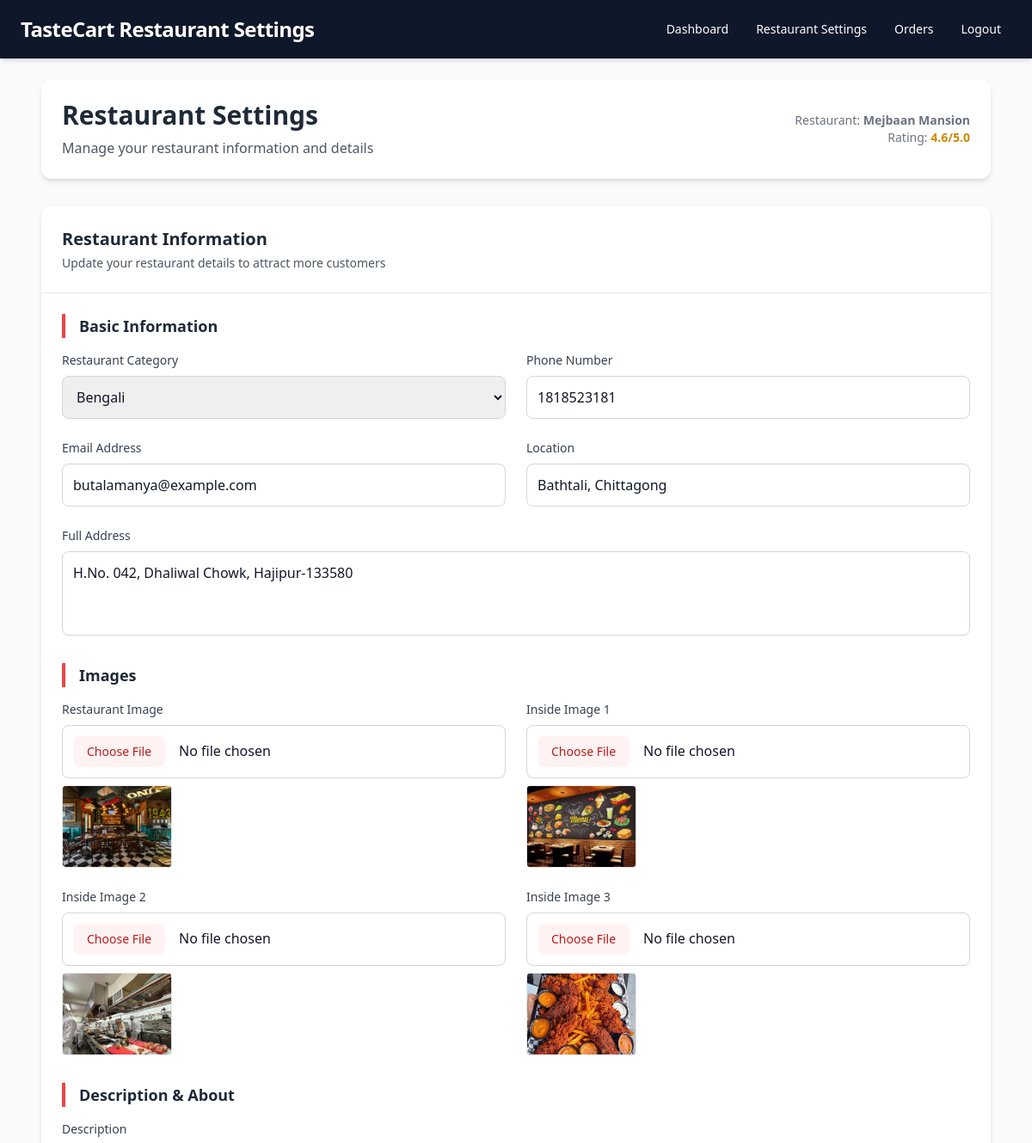
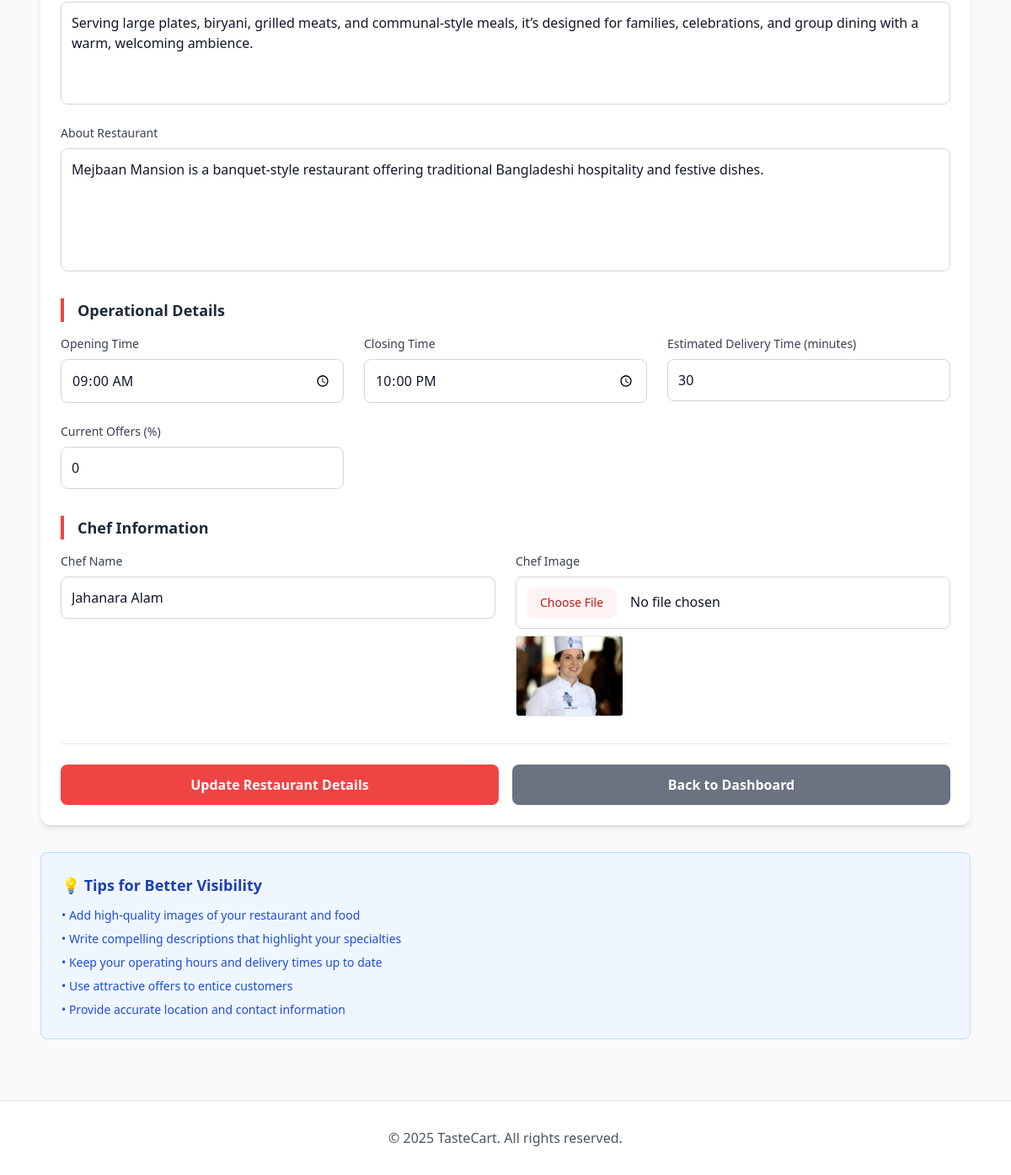
Page /restaurant-settings (signed in) on the committed database (2 pictures, top to bottom).
### restaurant/models.py (models this page shows, shortened)
class Restaurant(models.Model):
    CATEGORIES = [
        ("Chinese", "Chinese"),
        ("Indian", "Indian"),
        ("Bengali", "Bengali"),
        ("Fast Food", "Fast Food"),
    ]
    owner = models.ForeignKey(User, on_delete=models.CASCADE)
    restaurant_name = models.CharField(max_length=255)
    category = models.CharField(max_length=50, choices=CATEGORIES, default="Bengali")
    restaurant_image = models.ImageField(
        upload_to="restaurant_images/", blank=True, null=True
    )
    inside_image1 = models.ImageField(
        upload_to="restaurant_inside_images/", blank=True, null=True
    )
    inside_image2 = models.ImageField(
        upload_to="restaurant_inside_images/", blank=True, null=True
    )
    inside_image3 = models.ImageField(
        upload_to="restaurant_inside_images/", blank=True, null=True
    )
    phone = models.CharField(max_length=15, blank=True, null=True)
    email = models.CharField(max_length=50, blank=True, null=True)
    location = models.CharField(max_length=255, blank=True, null=True)
    address = models.CharField(max_length=255, blank=True, null=True)
    description = models.TextField(blank=True, null=True)
    about = models.TextField(blank=True, null=True)
    opening_time = models.TimeField(blank=True, null=True)
    closing_time = models.TimeField(blank=True, null=True)
    chef_name = models.CharField(max_length=255, blank=True, null=True)
    chef_image = models.ImageField(upload_to="chef_images/", blank=True, null=True)
    rating = models.FloatField(default=0.0)
    offers = models.IntegerField(default=0, blank=True, null=True)
    is_open = models.BooleanField(default=False)
    estimated_delivery_time = models.IntegerField(
        default=30, blank=True, null=True
    )  # in minutes
    slug = models.SlugField(max_length=255, unique=True, blank=True, null=True)

### restaurant/views.py (the view)
# urls.py: path("restaurant-settings", views.restaurant_settings, name="restaurant_settings"),
@owner_required
def restaurant_settings(request):
    user = request.user
    try:
        restaurant = Restaurant.objects.get(owner=user)
    except Restaurant.DoesNotExist:
        messages.error(request, "Restaurant not found. Please contact support.")
        return redirect("index")
    if request.method == "POST":
        form = RestaurantForm(request.POST, request.FILES, instance=restaurant)
        if form.is_valid():
            form.save()
            messages.success(request, "Restaurant details updated successfully!")
            return redirect("restaurant_settings")
        else:
            messages.error(request, "Please correct the errors below.")
    else:
        form = RestaurantForm(instance=restaurant)
    orders = (
        Order.objects.filter(
            Q(cart__item__restaurant__owner=user, is_accepted=False)
            | Q(cart__item__restaurant__owner=user, status="Preparing")
            | Q(cart__item__restaurant__owner=user, status="Pending")
        )
        .order_by("-created_at")
        .exclude(status="Cancelled")
    )
    context = {
        "restaurant": restaurant,
        "form": form,
        "orders": orders,
    }
    return render(request, "restaurant/restaurant_settings.html", context)

### home/context_processors.py (called while the page is built)
def notification_count(request):
    notification_count = 0
    all_notifications = []
    if request.user.is_authenticated:
        all_notifications = notification.objects.filter(
            user=request.user
        ).order_by("-created_at")
        notification_count = all_notifications.filter(is_read=False).count()
    return {
        "notification_count": notification_count,
        "all_notifications": all_notifications,
    }

### order/context_processors.py (called while the page is built)
def cart_count(request):
    cart_count = 0
    if request.user.is_authenticated:
        cart_count = Cart.objects.filter(
            user=request.user, ordered=False, quantity__gt=0
        ).count()
    return {"cart_count": cart_count}

### templates/restaurant/restaurant_settings.html (shortened to what this page needs)
{% load static %}
<html lang="en">
  <head>
    <script src="https://cdn.tailwindcss.com"></script>
  </head>
  <body class="bg-bg text-gray-900">
    <header class="bg-primary text-white shadow-md">
      <div class="max-w-7xl mx-auto px-6 py-4 flex justify-between items-center">
        <h1 class="text-2xl font-bold tracking-tight"><a href="{% url 'index' %}" class="hover:text-accent">TasteCart</a> Restaurant Settings</h1>
        <nav class="flex items-center gap-2 text-sm font-medium">
          <a href="{% url "dashboard" %}" class="relative px-3 py-2 rounded-md transition hover:bg-white/10 hover:text-accent focus:outline-none focus:ring-2 focus:ring-accent">Dashboard</a>
          <a href="{% url 'restaurant_settings' %}" class="relative px-3 py-2 rounded-md transition hover:bg-white/10 hover:text-accent focus:outline-none focus:ring-2 focus:ring-accent">Restaurant Settings</a>
          <a href="{% url 'orders' %}" class="relative px-3 py-2 rounded-md transition hover:bg-white/10 hover:text-accent focus:outline-none focus:ring-2 focus:ring-accent">
            Orders
          </a>
          <a href="{% url 'logout' %}" class="relative px-3 py-2 rounded-md transition hover:bg-white/10 hover:text-accent focus:outline-none focus:ring-2 focus:ring-accent">Logout</a>
        </nav>
      </div>
    </header>
    <main class="max-w-6xl mx-auto p-6">
      <div class="bg-white p-6 rounded-xl shadow-md mb-8">
        <div class="flex items-center justify-between">
          <div>
            <h1 class="text-3xl font-bold text-gray-800">Restaurant Settings</h1>
            <p class="text-gray-600 mt-2">Manage your restaurant information and details</p>
          </div>
          <div class="text-right">
            <p class="text-sm text-gray-500">
              Restaurant: <span class="font-semibold">{{ restaurant.restaurant_name }}</span>
            </p>
            <p class="text-sm text-gray-500">
              Rating: <span class="font-semibold text-yellow-600">{{ restaurant.rating }}/5.0</span>
            </p>
          </div>
        </div>
      </div>
      <div class="bg-white rounded-xl shadow-md">
        <div class="p-6 border-b border-gray-200">
          <h2 class="text-xl font-semibold text-gray-800">Restaurant Information</h2>
          <p class="text-gray-600 text-sm mt-1">Update your restaurant details to attract more customers</p>
        </div>
        <form method="POST" enctype="multipart/form-data" class="p-6">
          <div class="mb-8">
            <h3 class="text-lg font-semibold text-gray-800 mb-4 border-l-4 border-red-500 pl-4">Basic Information</h3>
            <div class="grid grid-cols-1 md:grid-cols-2 gap-6">
              <div>
                <label for="{{ form.category.id_for_label }}" class="block text-sm font-medium text-gray-700 mb-2">{{ form.category.label }}</label>
                {{ form.category }}
              </div>
              <div>
                <label for="{{ form.phone.id_for_label }}" class="block text-sm font-medium text-gray-700 mb-2">{{ form.phone.label }}</label>
                {{ form.phone }}
              </div>
              <div>
                <label for="{{ form.email.id_for_label }}" class="block text-sm font-medium text-gray-700 mb-2">{{ form.email.label }}</label>
                {{ form.email }}
              </div>
              <div>
                <label for="{{ form.location.id_for_label }}" class="block text-sm font-medium text-gray-700 mb-2">{{ form.location.label }}</label>
                {{ form.location }}
              </div>
            </div>
            <div class="mt-6">
              <label for="{{ form.address.id_for_label }}" class="block text-sm font-medium text-gray-700 mb-2">{{ form.address.label }}</label>
              {{ form.address }}
            </div>
          </div>
          <div class="mb-8">
            <h3 class="text-lg font-semibold text-gray-800 mb-4 border-l-4 border-red-500 pl-4">Images</h3>
            <div class="grid grid-cols-1 md:grid-cols-2 gap-6">
              <div>
                <label for="{{ form.restaurant_image.id_for_label }}" class="block text-sm font-medium text-gray-700 mb-2">{{ form.restaurant_image.label }}</label>
                {{ form.restaurant_image }}
                {% if restaurant.restaurant_image %}
                  <div class="mt-2">
                    <img src="{{ restaurant.restaurant_image.url }}" alt="Current restaurant image" class="w-32 h-24 object-cover rounded border" />
                  </div>
                {% endif %}
              </div>
              <div>
                <label for="{{ form.inside_image1.id_for_label }}" class="block text-sm font-medium text-gray-700 mb-2">{{ form.inside_image1.label }}</label>
                {{ form.inside_image1 }}
                {% if restaurant.inside_image1 %}
                  <div class="mt-2">
                    <img src="{{ restaurant.inside_image1.url }}" alt="Current inside image 1" class="w-32 h-24 object-cover rounded border" />
                  </div>
                {% endif %}
              </div>
              <div>
                <label for="{{ form.inside_image2.id_for_label }}" class="block text-sm font-medium text-gray-700 mb-2">{{ form.inside_image2.label }}</label>
                {{ form.inside_image2 }}
                {% if restaurant.inside_image2 %}
                  <div class="mt-2">
                    <img src="{{ restaurant.inside_image2.url }}" alt="Current inside image 2" class="w-32 h-24 object-cover rounded border" />
                  </div>
                {% endif %}
              </div>
              <div>
                <label for="{{ form.inside_image3.id_for_label }}" class="block text-sm font-medium text-gray-700 mb-2">{{ form.inside_image3.label }}</label>
                {{ form.inside_image3 }}
                {% if restaurant.inside_image3 %}
                  <div class="mt-2">
                    <img src="{{ restaurant.inside_image3.url }}" alt="Current inside image 3" class="w-32 h-24 object-cover rounded border" />
                  </div>
                {% endif %}
              </div>
            </div>
          </div>
          <div class="mb-8">
            <h3 class="text-lg font-semibold text-gray-800 mb-4 border-l-4 border-red-500 pl-4">Description & About</h3>
            <div class="space-y-6">
              <div>
                <label for="{{ form.description.id_for_label }}" class="block text-sm font-medium text-gray-700 mb-2">{{ form.description.label }}</label>
                {{ form.description }}
              </div>
              <div>
                <label for="{{ form.about.id_for_label }}" class="block text-sm font-medium text-gray-700 mb-2">{{ form.about.label }}</label>
                {{ form.about }}
              </div>
            </div>
          </div>
          <div class="mb-8">
            <h3 class="text-lg font-semibold text-gray-800 mb-4 border-l-4 border-red-500 pl-4">Operational Details</h3>
            <div class="grid grid-cols-1 md:grid-cols-2 lg:grid-cols-3 gap-6">
              <div>
                <label for="{{ form.opening_time.id_for_label }}" class="block text-sm font-medium text-gray-700 mb-2">{{ form.opening_time.label }}</label>
                {{ form.opening_time }}
              </div>
              <div>
                <label for="{{ form.closing_time.id_for_label }}" class="block text-sm font-medium text-gray-700 mb-2">{{ form.closing_time.label }}</label>
                {{ form.closing_time }}
              </div>
              <div>
                <label for="{{ form.estimated_delivery_time.id_for_label }}" class="block text-sm font-medium text-gray-700 mb-2">{{ form.estimated_delivery_time.label }}</label>
                {{ form.estimated_delivery_time }}
              </div>
              <div>
                <label for="{{ form.offers.id_for_label }}" class="block text-sm font-medium text-gray-700 mb-2">{{ form.offers.label }}</label>
                {{ form.offers }}
              </div>
            </div>
          </div>
          <div class="mb-8">
            <h3 class="text-lg font-semibold text-gray-800 mb-4 border-l-4 border-red-500 pl-4">Chef Information</h3>
            <div class="grid grid-cols-1 md:grid-cols-2 gap-6">
              <div>
                <label for="{{ form.chef_name.id_for_label }}" class="block text-sm font-medium text-gray-700 mb-2">{{ form.chef_name.label }}</label>
                {{ form.chef_name }}
              </div>
              <div>
                <label for="{{ form.chef_image.id_for_label }}" class="block text-sm font-medium text-gray-700 mb-2">{{ form.chef_image.label }}</label>
                {{ form.chef_image }}
                {% if restaurant.chef_image %}
                  <div class="mt-2">
                    <img src="{{ restaurant.chef_image.url }}" alt="Current chef image" class="w-32 h-24 object-cover rounded border" />
                  </div>
                {% endif %}
              </div>
            </div>
          </div>
          <div class="flex flex-col sm:flex-row gap-4 pt-6 border-t border-gray-200">
            <button type="submit" class="flex-1 bg-red-500 hover:bg-red-600 text-white font-semibold py-3 px-6 rounded-lg transition duration-200">Update Restaurant Details</button>
            <a href="{% url 'dashboard' %}" class="flex-1 bg-gray-500 hover:bg-gray-600 text-white font-semibold py-3 px-6 rounded-lg text-center transition duration-200">Back to Dashboard</a>
          </div>
        </form>
      </div>
      <div class="mt-8 bg-blue-50 border border-blue-200 rounded-lg p-6">
        <h3 class="text-lg font-semibold text-blue-800 mb-3">💡 Tips for Better Visibility</h3>
        <ul class="text-sm text-blue-700 space-y-2">
          <li>• Add high-quality images of your restaurant and food</li>
          <li>• Write compelling descriptions that highlight your specialties</li>
          <li>• Keep your operating hours and delivery times up to date</li>
          <li>• Use attractive offers to entice customers</li>
          <li>• Provide accurate location and contact information</li>
        </ul>
      </div>
    </main>
    <footer class="bg-white border-t py-8 mt-12">
      <div class="max-w-6xl mx-auto px-6 text-center text-gray-600">
        <p>&copy; 2025 TasteCart. All rights reserved.</p>
      </div>
    </footer>
  </body>
</html>

### rows in the picture
Restaurant: restaurant_name "Mejbaan Mansion", rating "4.6", category "Bengali", phone "1818523181", email "butalamanya@example.com", location "Bathtali, Chittagong", address "H.No. 042, Dhaliwal Chowk, Hajipur-133580", restaurant_image (picture), inside_image1 (picture), inside_image2 (picture), inside_image3 (picture), description "Serving large plates, biryani, grilled meats, and communal-style meals, it’s designed for families, celebrations, and group dining with a warm, welcoming ambience.", about "Mejbaan Mansion is a banquet-style restaurant offering traditional Bangladeshi hospitality and festive dishes.", opening_time "09:00:00", closing_time "22:00:00", estimated_delivery_time "30", offers "0", chef_name "Jahanara Alam", chef_image (picture)
